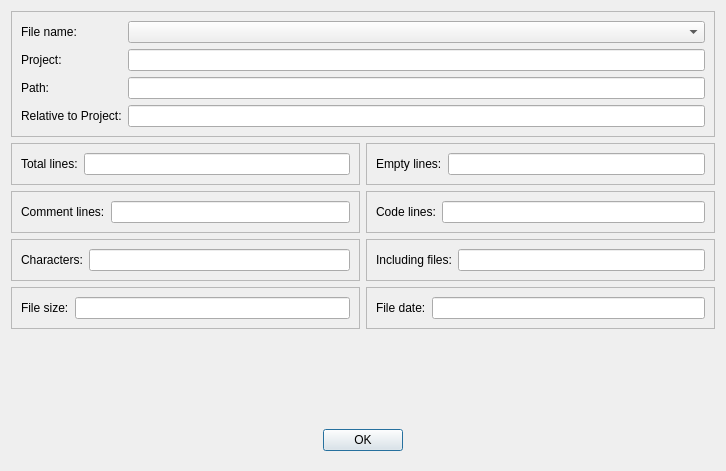
<?xml version="1.0" encoding="UTF-8"?>
<ui version="4.0">
 <class>FilePropertiesDialog</class>
 <widget class="QDialog" name="FilePropertiesDialog">
  <property name="geometry">
   <rect>
    <x>0</x>
    <y>0</y>
    <width>726</width>
    <height>471</height>
   </rect>
  </property>
  <property name="windowTitle">
   <string>File Properties</string>
  </property>
  <layout class="QGridLayout" name="gridLayout_2">
   <item row="0" column="0" colspan="2">
    <widget class="QFrame" name="frame">
     <property name="frameShape">
      <enum>QFrame::StyledPanel</enum>
     </property>
     <property name="frameShadow">
      <enum>QFrame::Raised</enum>
     </property>
     <layout class="QGridLayout" name="gridLayout">
      <item row="0" column="0">
       <widget class="QLabel" name="label">
        <property name="text">
         <string>File name:</string>
        </property>
       </widget>
      </item>
      <item row="0" column="1">
       <widget class="QComboBox" name="cbFiles">
        <property name="sizePolicy">
         <sizepolicy hsizetype="Expanding" vsizetype="Fixed">
          <horstretch>0</horstretch>
          <verstretch>0</verstretch>
         </sizepolicy>
        </property>
       </widget>
      </item>
      <item row="1" column="1">
       <widget class="QLineEdit" name="txtProject">
        <property name="readOnly">
         <bool>true</bool>
        </property>
       </widget>
      </item>
      <item row="2" column="0">
       <widget class="QLabel" name="label_3">
        <property name="text">
         <string>Path:</string>
        </property>
       </widget>
      </item>
      <item row="1" column="0">
       <widget class="QLabel" name="label_2">
        <property name="text">
         <string>Project:</string>
        </property>
       </widget>
      </item>
      <item row="2" column="1">
       <widget class="QLineEdit" name="txtPath">
        <property name="readOnly">
         <bool>true</bool>
        </property>
       </widget>
      </item>
      <item row="3" column="0">
       <widget class="QLabel" name="label_4">
        <property name="text">
         <string>Relative to Project:</string>
        </property>
       </widget>
      </item>
      <item row="3" column="1">
       <widget class="QLineEdit" name="txtRelativeToProject">
        <property name="readOnly">
         <bool>true</bool>
        </property>
       </widget>
      </item>
     </layout>
    </widget>
   </item>
   <item row="2" column="0">
    <widget class="QFrame" name="frame_4">
     <property name="frameShape">
      <enum>QFrame::StyledPanel</enum>
     </property>
     <property name="frameShadow">
      <enum>QFrame::Raised</enum>
     </property>
     <layout class="QHBoxLayout" name="horizontalLayout_3">
      <item>
       <widget class="QLabel" name="label_7">
        <property name="text">
         <string>Comment lines:</string>
        </property>
       </widget>
      </item>
      <item>
       <widget class="QLineEdit" name="txtCommentLines">
        <property name="readOnly">
         <bool>true</bool>
        </property>
       </widget>
      </item>
     </layout>
    </widget>
   </item>
   <item row="2" column="1">
    <widget class="QFrame" name="frame_5">
     <property name="frameShape">
      <enum>QFrame::StyledPanel</enum>
     </property>
     <property name="frameShadow">
      <enum>QFrame::Raised</enum>
     </property>
     <layout class="QHBoxLayout" name="horizontalLayout_4">
      <item>
       <widget class="QLabel" name="label_8">
        <property name="text">
         <string>Code lines:</string>
        </property>
       </widget>
      </item>
      <item>
       <widget class="QLineEdit" name="txtCodeLines">
        <property name="readOnly">
         <bool>true</bool>
        </property>
       </widget>
      </item>
     </layout>
    </widget>
   </item>
   <item row="1" column="0">
    <widget class="QFrame" name="frame_2">
     <property name="frameShape">
      <enum>QFrame::StyledPanel</enum>
     </property>
     <property name="frameShadow">
      <enum>QFrame::Raised</enum>
     </property>
     <layout class="QHBoxLayout" name="horizontalLayout">
      <item>
       <widget class="QLabel" name="label_5">
        <property name="text">
         <string>Total lines:</string>
        </property>
       </widget>
      </item>
      <item>
       <widget class="QLineEdit" name="txtLines">
        <property name="readOnly">
         <bool>true</bool>
        </property>
       </widget>
      </item>
     </layout>
    </widget>
   </item>
   <item row="3" column="1">
    <widget class="QFrame" name="frame_7">
     <property name="frameShape">
      <enum>QFrame::StyledPanel</enum>
     </property>
     <property name="frameShadow">
      <enum>QFrame::Raised</enum>
     </property>
     <layout class="QHBoxLayout" name="horizontalLayout_6">
      <item>
       <widget class="QLabel" name="label_10">
        <property name="text">
         <string>Including files:</string>
        </property>
       </widget>
      </item>
      <item>
       <widget class="QLineEdit" name="txtIncludes">
        <property name="readOnly">
         <bool>true</bool>
        </property>
       </widget>
      </item>
     </layout>
    </widget>
   </item>
   <item row="1" column="1">
    <widget class="QFrame" name="frame_3">
     <property name="frameShape">
      <enum>QFrame::StyledPanel</enum>
     </property>
     <property name="frameShadow">
      <enum>QFrame::Raised</enum>
     </property>
     <layout class="QHBoxLayout" name="horizontalLayout_2">
      <item>
       <widget class="QLabel" name="label_6">
        <property name="text">
         <string>Empty lines:</string>
        </property>
       </widget>
      </item>
      <item>
       <widget class="QLineEdit" name="txtEmptyLines">
        <property name="readOnly">
         <bool>true</bool>
        </property>
       </widget>
      </item>
     </layout>
    </widget>
   </item>
   <item row="5" column="0">
    <spacer name="verticalSpacer">
     <property name="orientation">
      <enum>Qt::Vertical</enum>
     </property>
     <property name="sizeHint" stdset="0">
      <size>
       <width>20</width>
       <height>40</height>
      </size>
     </property>
    </spacer>
   </item>
   <item row="6" column="0" colspan="2">
    <widget class="QWidget" name="widget" native="true">
     <layout class="QHBoxLayout" name="horizontalLayout_8">
      <item>
       <spacer name="horizontalSpacer">
        <property name="orientation">
         <enum>Qt::Horizontal</enum>
        </property>
        <property name="sizeHint" stdset="0">
         <size>
          <width>40</width>
          <height>20</height>
         </size>
        </property>
       </spacer>
      </item>
      <item>
       <widget class="QPushButton" name="btnOK">
        <property name="text">
         <string>OK</string>
        </property>
       </widget>
      </item>
      <item>
       <spacer name="horizontalSpacer_2">
        <property name="orientation">
         <enum>Qt::Horizontal</enum>
        </property>
        <property name="sizeHint" stdset="0">
         <size>
          <width>40</width>
          <height>20</height>
         </size>
        </property>
       </spacer>
      </item>
     </layout>
    </widget>
   </item>
   <item row="4" column="1">
    <widget class="QFrame" name="frame_8">
     <property name="frameShape">
      <enum>QFrame::StyledPanel</enum>
     </property>
     <property name="frameShadow">
      <enum>QFrame::Raised</enum>
     </property>
     <layout class="QHBoxLayout" name="horizontalLayout_7">
      <item>
       <widget class="QLabel" name="label_11">
        <property name="text">
         <string>File date:</string>
        </property>
       </widget>
      </item>
      <item>
       <widget class="QLineEdit" name="txtFileDate">
        <property name="readOnly">
         <bool>true</bool>
        </property>
       </widget>
      </item>
     </layout>
    </widget>
   </item>
   <item row="4" column="0">
    <widget class="QFrame" name="frame_6">
     <property name="frameShape">
      <enum>QFrame::StyledPanel</enum>
     </property>
     <property name="frameShadow">
      <enum>QFrame::Raised</enum>
     </property>
     <layout class="QHBoxLayout" name="horizontalLayout_5">
      <item>
       <widget class="QLabel" name="label_9">
        <property name="text">
         <string>File size:</string>
        </property>
       </widget>
      </item>
      <item>
       <widget class="QLineEdit" name="txtFileSize">
        <property name="readOnly">
         <bool>true</bool>
        </property>
       </widget>
      </item>
     </layout>
    </widget>
   </item>
   <item row="3" column="0">
    <widget class="QFrame" name="frame_9">
     <property name="frameShape">
      <enum>QFrame::StyledPanel</enum>
     </property>
     <property name="frameShadow">
      <enum>QFrame::Raised</enum>
     </property>
     <layout class="QHBoxLayout" name="horizontalLayout_9">
      <item>
       <widget class="QLabel" name="label_12">
        <property name="text">
         <string>Characters:</string>
        </property>
       </widget>
      </item>
      <item>
       <widget class="QLineEdit" name="txtCharacters">
        <property name="readOnly">
         <bool>true</bool>
        </property>
       </widget>
      </item>
     </layout>
    </widget>
   </item>
  </layout>
 </widget>
 <tabstops>
  <tabstop>cbFiles</tabstop>
  <tabstop>txtProject</tabstop>
  <tabstop>txtPath</tabstop>
  <tabstop>txtRelativeToProject</tabstop>
  <tabstop>txtLines</tabstop>
  <tabstop>txtEmptyLines</tabstop>
  <tabstop>txtCommentLines</tabstop>
  <tabstop>txtCodeLines</tabstop>
  <tabstop>txtCharacters</tabstop>
  <tabstop>txtIncludes</tabstop>
  <tabstop>txtFileSize</tabstop>
  <tabstop>txtFileDate</tabstop>
  <tabstop>btnOK</tabstop>
 </tabstops>
 <resources/>
 <connections/>
</ui>
